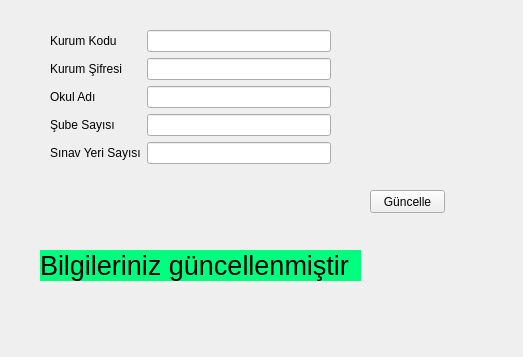
<?xml version="1.0" encoding="UTF-8"?>
<ui version="4.0">
 <class>Form</class>
 <widget class="QWidget" name="Form">
  <property name="enabled">
   <bool>true</bool>
  </property>
  <property name="geometry">
   <rect>
    <x>0</x>
    <y>0</y>
    <width>523</width>
    <height>357</height>
   </rect>
  </property>
  <property name="windowTitle">
   <string>Okul Bilgilerini Güncelle</string>
  </property>
  <property name="styleSheet">
   <string notr="true">fg:rgb(85, 255, 0)</string>
  </property>
  <widget class="QWidget" name="formLayoutWidget">
   <property name="geometry">
    <rect>
     <x>50</x>
     <y>30</y>
     <width>281</width>
     <height>141</height>
    </rect>
   </property>
   <layout class="QFormLayout" name="formLayout">
    <item row="0" column="0">
     <widget class="QLabel" name="kurumKoduLabel">
      <property name="text">
       <string>Kurum Kodu</string>
      </property>
     </widget>
    </item>
    <item row="0" column="1">
     <widget class="QLineEdit" name="kurum_kodu"/>
    </item>
    <item row="1" column="0">
     <widget class="QLabel" name="kurumIfresiLabel">
      <property name="text">
       <string>Kurum Şifresi</string>
      </property>
     </widget>
    </item>
    <item row="1" column="1">
     <widget class="QLineEdit" name="kurum_sifresi"/>
    </item>
    <item row="2" column="0">
     <widget class="QLabel" name="okulAdLabel">
      <property name="text">
       <string>Okul Adı</string>
      </property>
     </widget>
    </item>
    <item row="2" column="1">
     <widget class="QLineEdit" name="kurum_adi"/>
    </item>
    <item row="3" column="0">
     <widget class="QLabel" name="ubeSaySLabel">
      <property name="text">
       <string>Şube Sayısı</string>
      </property>
     </widget>
    </item>
    <item row="3" column="1">
     <widget class="QLineEdit" name="sube_sayisi"/>
    </item>
    <item row="4" column="0">
     <widget class="QLabel" name="sNavYeriSaySLabel">
      <property name="text">
       <string>Sınav Yeri Sayısı</string>
      </property>
     </widget>
    </item>
    <item row="4" column="1">
     <widget class="QLineEdit" name="sinav_yeri_sayisi"/>
    </item>
   </layout>
  </widget>
  <widget class="QPushButton" name="kurumGuncelle">
   <property name="geometry">
    <rect>
     <x>370</x>
     <y>190</y>
     <width>75</width>
     <height>23</height>
    </rect>
   </property>
   <property name="text">
    <string>Güncelle</string>
   </property>
  </widget>
  <widget class="QLabel" name="label">
   <property name="enabled">
    <bool>true</bool>
   </property>
   <property name="geometry">
    <rect>
     <x>40</x>
     <y>250</y>
     <width>321</width>
     <height>31</height>
    </rect>
   </property>
   <property name="font">
    <font>
     <pointsize>20</pointsize>
    </font>
   </property>
   <property name="statusTip">
    <string notr="true"/>
   </property>
   <property name="styleSheet">
    <string notr="true">background-color: rgb(0, 255, 127);</string>
   </property>
   <property name="text">
    <string>Bilgileriniz güncellenmiştir</string>
   </property>
  </widget>
 </widget>
 <resources/>
 <connections/>
</ui>
